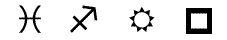
#> input picture src/candidate_images.gif, 227 x 40 px
$ python smallcrop.py   (Python 2 division)
#> lines starting #> are read from the running program, lines starting #| are printed output that depends on the picture
from PIL import Image


def horizontal_sections(input, sections):
#> called with input = 'candidate_images.gif', sections = 4
    im = Image.open(input)
#> im is the input picture: PIL image 227x40 P; min 0, max 255, mean 228.6
    imgwidth, imgheight = im.size
#> imgwidth = 227; imgheight = 40
    width = imgwidth / sections
#> width = 56
    height = imgheight
#> height = 40
    i = 0
    filenames = list()
    offsets = list()
    for j in range(0, imgwidth, imgwidth/4):
        box = (j, i, j + width, i + height)
        a = im.crop(box)
        fn = "IMG-{0}.png".format(i)
        a.save(fn)
        filenames.append(fn)
        offsets.append(j)
        if i == 3:
            break
        i += 1
#> this loop made 4 passes
#> pass 1, in horizontal_sections, `a = im.crop(box)`:
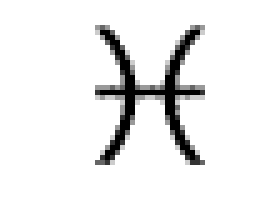
#> a: PIL image 56x40 P (shown 5 times larger); min 0, max 255, mean 236
#> pass 2, in horizontal_sections, `a = im.crop(box)`:
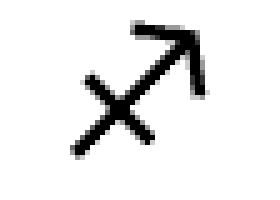
#> a: PIL image 56x40 P (shown 5 times larger); min 0, max 255, mean 233.9
#> pass 3, in horizontal_sections, `a = im.crop(box)`:
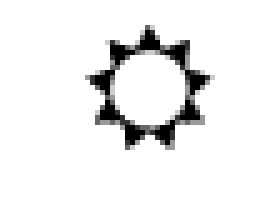
#> a: PIL image 56x40 P (shown 5 times larger); min 0, max 255, mean 237.7
#> after the loop:
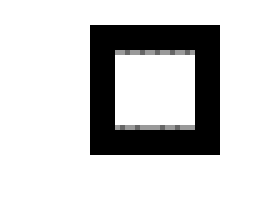
#> a: PIL image 56x40 P (shown 5 times larger); min 0, max 255, mean 205.5
#> after the loop, filenames = ['IMG-0.png', 'IMG-1.png', 'IMG-2.png', 'IMG-3.png']; i = 3; offsets = [0, 56, 112, 168]
    sectioned_image = dict(filenames=filenames,offsets=offsets)
#> sectioned_image = {'filenames': ['IMG-0.png', 'IMG-1.png', 'IMG-2.png', 'IMG-3.png'], 'offsets': [0, 56, 112, 168]}

    return sectioned_image


if __name__ == '__main__':
    horizontal_sections('candidate_images.gif', 4)
